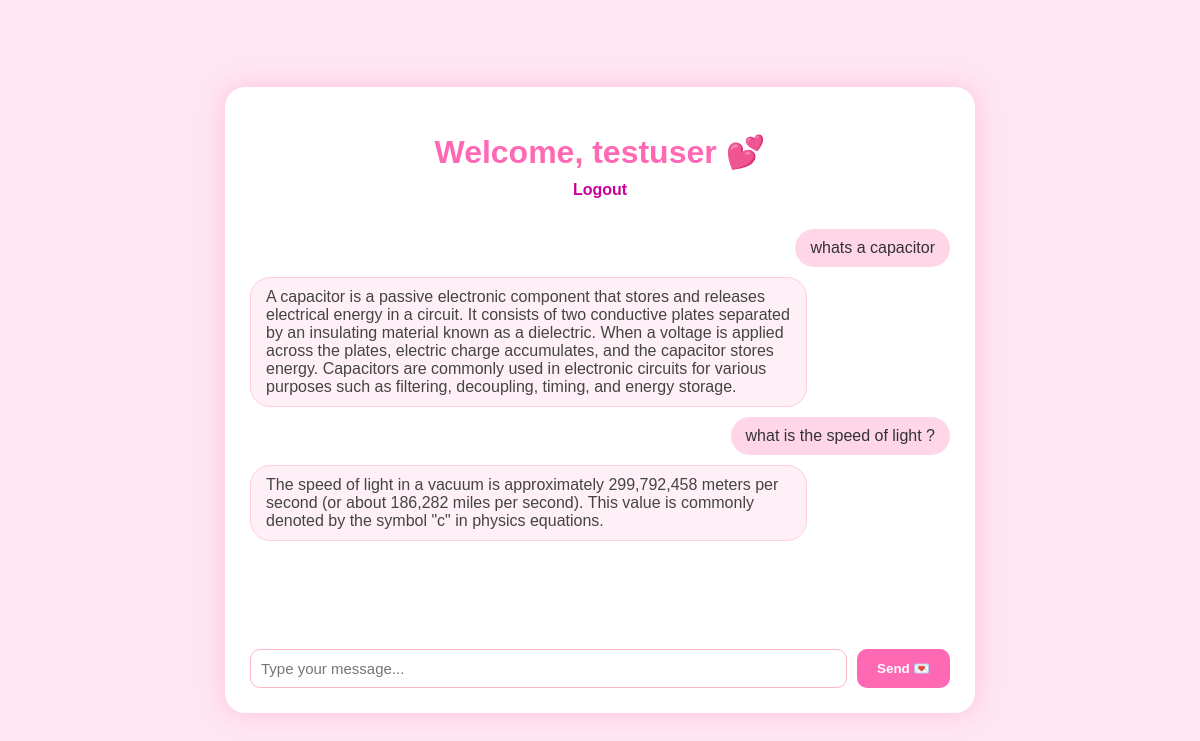
The page /dashboard (signed in) on the database its author committed.
### app.py (models this page shows)
class ChatHistory(db.Model):
    id = db.Column(db.Integer, primary_key=True)
    user_id = db.Column(db.Integer, db.ForeignKey('user.id'), nullable=False)
    role = db.Column(db.String(20), nullable=False)
    content = db.Column(db.Text, nullable=False)

### app.py (the view, shortened to what this page needs)
@app.route('/dashboard', methods=['GET', 'POST'])
def dashboard():
    if "user_id" not in session:
        return redirect(url_for("login"))
    username = session["username"]
    user_id = session["user_id"]
    chat_history = ChatHistory.query.filter_by(user_id=user_id).all()
    return render_template("dashboard.html", username=username, chat_history=chat_history)

### templates/dashboard.html (shortened to what this page needs)
<!DOCTYPE html>
<html lang="en">
<head>
  <link rel="stylesheet" href="{{ url_for('static', filename='style.css') }}">
</head>
<body>
  <div class="chat-container">
    <h1>Welcome, {{ username }} 💕</h1>
    <a class="logout" href="{{ url_for('logout') }}">Logout</a>
    <div class="chat-box" id="chat-box">
      {% for msg in chat_history %}
        {% if msg.role == 'user' %}
          <div class="bubble user-bubble">{{ msg.content }}</div>
        {% elif msg.role == 'assistant' %}
          <div class="bubble ai-bubble">{{ msg.content }}</div>
        {% endif %}
      {% endfor %}
    </div>
    <form method="POST" class="chat-form">
      <input type="text" name="prompt" placeholder="Type your message..." required>
      <button type="submit">Send 💌</button>
    </form>
  </div>
</body>
</html>

### static /style.css (style rules this page uses)
body { background-color: #ffe6f2; font-family: 'Poppins', sans-serif; display: flex; justify-content: center; align-items: center; height: 100vh; margin: 0; }
.chat-container { background-color: #fff; width: 80%; max-width: 700px; padding: 25px; border-radius: 20px; box-shadow: 0 0 25px rgba(255, 105, 180, 0.3); display: flex; flex-direction: column; align-items: center; }
h1 { color: #ff69b4; font-size: 2rem; margin-bottom: 10px; }
.logout { text-decoration: none; color: #cc0099; font-weight: bold; margin-bottom: 15px; }
.chat-box { background: #fff; border-radius: 10px; width: 100%; height: 400px; overflow-y: auto; display: flex; flex-direction: column; padding: 10px; margin-bottom: 15px; }
.bubble { padding: 10px 15px; border-radius: 20px; margin: 5px 0; max-width: 75%; font-size: 16px; }
.user-bubble { background-color: #ffd6e8; align-self: flex-end; color: #333; }
.ai-bubble { background-color: #fff0f7; align-self: flex-start; border: 1px solid #ffcce0; color: #444; }
.chat-form { display: flex; width: 100%; gap: 10px; }
.chat-form input { flex: 1; padding: 10px; border-radius: 10px; border: 1px solid #ffb6c1; font-size: 15px; }
.chat-form button { background-color: #ff69b4; color: white; border: none; border-radius: 10px; padding: 10px 20px; cursor: pointer; font-weight: bold; }

### rows shown on the page
ChatHistory: content "whats a capacitor"
ChatHistory: content "A capacitor is a passive electronic component that stores and releases electrical energy in a circuit. It consists of two conductive plates separated by an insulating material known as a dielectric. When a voltage is applied across the plates, electric charge accumulates, and the capacitor stores energy. Capacitors are commonly used in electronic circuits for various purposes such as filtering, decoupling, timing, and energy storage."
ChatHistory: content "what is the speed of light ?"
ChatHistory: content "The speed of light in a vacuum is approximately 299,792,458 meters per second (or about 186,282 miles per second). This value is commonly denoted by the symbol \"c\" in physics equations."

### other values the page prints
{{ username }} "testuser"
